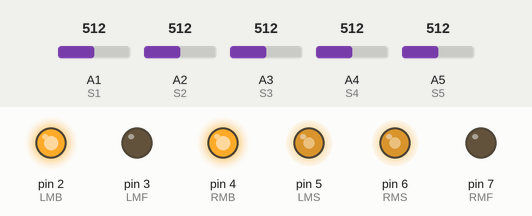
A sketch run on a simulated Arduino Uno, built with avr-gcc and run on an emulated ATmega328P. Shown: output pins drawn as LEDs (lit = HIGH). The inputs (shaded band) are chosen by the test bench; at power-on: A1 (S1) = 512, A2 (S2) = 512, A3 (S3) = 512, A4 (S4) = 512, A5 (S5) = 512.

Above: at 2.7 s.
2.8 s: A1 (S1) set to 490
At 3.9 s:
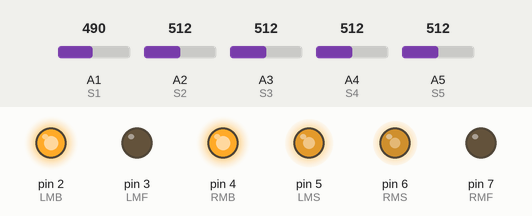
4.3 s: A2 (S2) set to 486
At 5.1 s:
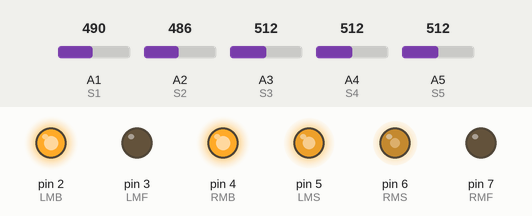
5.8 s: A3 (S3) set to 490
At 6.2 s:
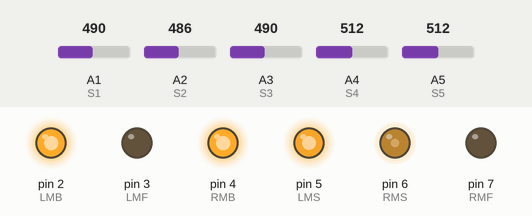
7.3 s: A4 (S4) set to 490
At 8.5 s:
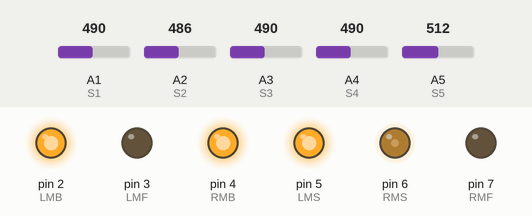
8.8 s: A1 (S1) set to 519
At 9.7 s:
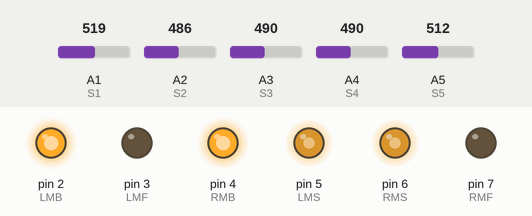
10.3 s: A5 (S5) set to 486
At 10.8 s:
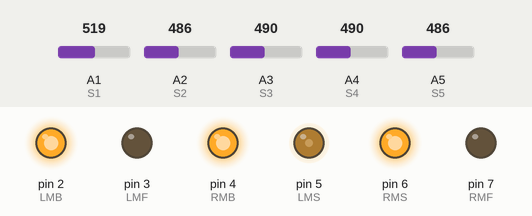
Timing chart, 0 to 12.8 s (numbered marks = the images above; inputs shaded):
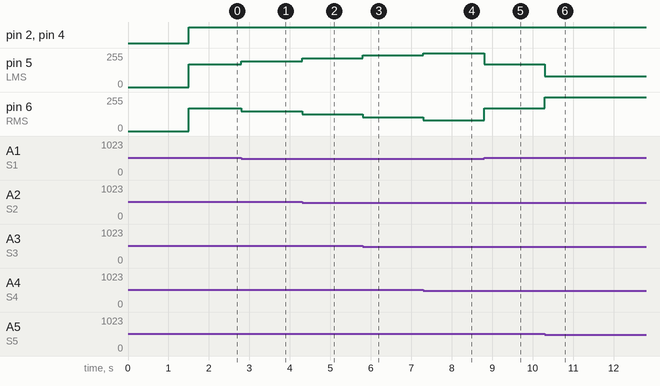

The sketch:

lineaddict.ino
```cpp
// (licence header left out)
// ============================================================================
// Pin Configuration
// ============================================================================

// ---------- IR Sensor Pins ----------
// Sensor layout from left to right:
//
//   S1      S2      S3      S4      S5
//  Left            Center           Right
//
// Arduino pins:
//   A1      A2      A3      A4      A5
//
// Sensor weights:
//   -2      -1       0      +1      +2

#define S1 A1   // Left-most sensor
#define S2 A2
#define S3 A3   // Middle sensor
#define S4 A4
#define S5 A5   // Right-most sensor


// ---------- L298N Motor Driver Pins ----------

// Right motor
#define RMF 7   // IN1 - Right Motor Forward
#define RMB 4   // IN2 - Right Motor Backward
#define RMS 6   // ENA - Right Motor Speed PWM

// Left motor
#define LMF 3   // IN3 - Left Motor Forward
#define LMB 2   // IN4 - Left Motor Backward
#define LMS 5   // ENB - Left Motor Speed PWM


// ============================================================================
// Tuning Parameters
// ============================================================================

// PID values.
// Start with KI = 0. Increase KP and KD carefully during testing.
const float KP = 45.0;
const float KI = 0.0;
const float KD = 25.0;

// Motor speed settings.
// Values must be between 0 and 255.
const int BASE_SPEED = 170;
const int MAX_SPEED  = 255;

// Analog threshold.
// Sensor readings above this value are treated as "line detected".
// Adjust this after testing your sensor on black and white surfaces.
const int THRESHOLD = 500;


// ============================================================================
// Global Variables
// ============================================================================

float lastError = 0.0;
float integral  = 0.0;

// Weight values for each sensor from left to right.
const int SENSOR_WEIGHTS[5] = { -2, -1, 0, 1, 2 };


// ============================================================================
// Setup
// ============================================================================

void setup() {
  pinMode(RMF, OUTPUT);
  pinMode(RMB, OUTPUT);
  pinMode(RMS, OUTPUT);

  pinMode(LMF, OUTPUT);
  pinMode(LMB, OUTPUT);
  pinMode(LMS, OUTPUT);

  stopMotors();

  // Short delay before starting, useful when placing the robot on the track.
  delay(1500);
}


// ============================================================================
// Main Loop
// ============================================================================

void loop() {
  int sensorValues[5];

  readSensors(sensorValues);

  // If the line is completely lost, stop the robot for safety.
  if (isLineLost(sensorValues)) {
    integral = 0.0;
    stopMotors();
    return;
  }

  float error = calculateLineError(sensorValues);

  float correction = calculatePIDCorrection(error);

  // Motor polarity is reversed.
  // Negative speed values move the robot forward.
  int leftSpeed  = -(BASE_SPEED + (int)correction);
  int rightSpeed = -(BASE_SPEED - (int)correction);

  setMotors(leftSpeed, rightSpeed);
}


// ============================================================================
// Sensor Reading
// ============================================================================

void readSensors(int sensorValues[]) {
  sensorValues[0] = analogRead(S1);
  sensorValues[1] = analogRead(S2);
  sensorValues[2] = analogRead(S3);
  sensorValues[3] = analogRead(S4);
  sensorValues[4] = analogRead(S5);
}


// ============================================================================
// Line Error Calculation
// ============================================================================

float calculateLineError(int sensorValues[]) {
  int weightedSum = 0;
  int activeSensorCount = 0;

  for (int i = 0; i < 5; i++) {
    if (sensorValues[i] > THRESHOLD) {
      weightedSum += SENSOR_WEIGHTS[i];
      activeSensorCount++;
    }
  }

  // If no sensor is active, keep the last known direction.
  if (activeSensorCount == 0) {
    return lastError;
  }

  return (float)weightedSum / activeSensorCount;
}


// ============================================================================
// PID Controller
// ============================================================================

float calculatePIDCorrection(float error) {
  integral += error;

  float derivative = error - lastError;
  lastError = error;

  float correction = (KP * error) + (KI * integral) + (KD * derivative);

  return correction;
}


// ============================================================================
// Line Lost Detection
// ============================================================================

bool isLineLost(int sensorValues[]) {
  for (int i = 0; i < 5; i++) {
    if (sensorValues[i] > THRESHOLD) {
      return false;
    }
  }

  return true;
}


// ============================================================================
// Motor Control
// ============================================================================

void setMotors(int leftSpeed, int rightSpeed) {
  leftSpeed  = constrain(leftSpeed,  -MAX_SPEED, MAX_SPEED);
  rightSpeed = constrain(rightSpeed, -MAX_SPEED, MAX_SPEED);

  setLeftMotor(leftSpeed);
  setRightMotor(rightSpeed);
}


void setLeftMotor(int speedValue) {
  if (speedValue > 0) {
    digitalWrite(LMF, HIGH);
    digitalWrite(LMB, LOW);
    analogWrite(LMS, speedValue);
  }
  else if (speedValue < 0) {
    digitalWrite(LMF, LOW);
    digitalWrite(LMB, HIGH);
    analogWrite(LMS, -speedValue);
  }
  else {
    digitalWrite(LMF, LOW);
    digitalWrite(LMB, LOW);
    analogWrite(LMS, 0);
  }
}


void setRightMotor(int speedValue) {
  if (speedValue > 0) {
    digitalWrite(RMF, HIGH);
    digitalWrite(RMB, LOW);
    analogWrite(RMS, speedValue);
  }
  else if (speedValue < 0) {
    digitalWrite(RMF, LOW);
    digitalWrite(RMB, HIGH);
    analogWrite(RMS, -speedValue);
  }
  else {
    digitalWrite(RMF, LOW);
    digitalWrite(RMB, LOW);
    analogWrite(RMS, 0);
  }
}


void stopMotors() {
  digitalWrite(LMF, LOW);
  digitalWrite(LMB, LOW);
  analogWrite(LMS, 0);

  digitalWrite(RMF, LOW);
  digitalWrite(RMB, LOW);
  analogWrite(RMS, 0);
}
```

Measured:
- the behaviour switches between 500 and 501 on A1 (S1) (found by bisection; images 4 and 5)
- the behaviour switches between 501 and 500 on A5 (S5) (found by bisection; images 5 and 6)
- after the input at 2.8 s, pin 5 (LMS): 170/255 → 192/255 at once; pin 6 (RMS): 170/255 → 148/255 at once
- after the input at 4.3 s, pin 5 (LMS): 192/255 → 215/255 at once; pin 6 (RMS): 148/255 → 125/255 at once
- after the input at 5.8 s, pin 5 (LMS): 215/255 → 237/255 at once; pin 6 (RMS): 125/255 → 103/255 at once
- after the input at 7.3 s, pin 5 (LMS): 237/255 → 255/255 at once; pin 6 (RMS): 103/255 → 80/255 at once
- after the input at 8.8 s, pin 5 (LMS): 255/255 → 170/255 at once; pin 6 (RMS): 80/255 → 170/255 at once
- after the input at 10.3 s, pin 5 (LMS): 170/255 → 80/255 at once; pin 6 (RMS): 170/255 → 255/255 at once
